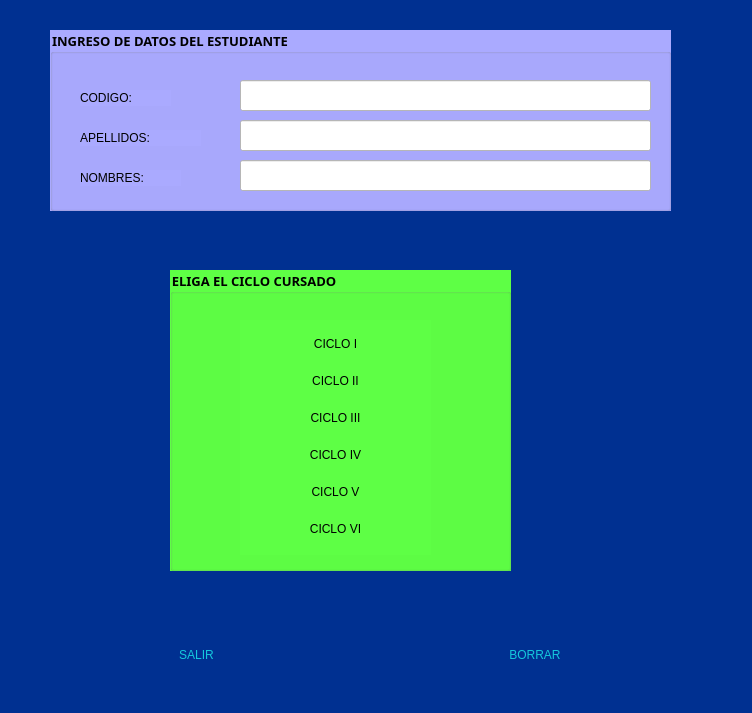
<?xml version="1.0" encoding="UTF-8"?>
<ui version="4.0">
 <class>Fomulario</class>
 <widget class="QMainWindow" name="Fomulario">
  <property name="geometry">
   <rect>
    <x>0</x>
    <y>0</y>
    <width>752</width>
    <height>713</height>
   </rect>
  </property>
  <property name="windowTitle">
   <string>FORMULARIO ESTUDIANTE</string>
  </property>
  <property name="styleSheet">
   <string notr="true">background-color: rgb(0, 48, 145);</string>
  </property>
  <widget class="QWidget" name="centralwidget">
   <widget class="QGroupBox" name="groupBox">
    <property name="geometry">
     <rect>
      <x>50</x>
      <y>30</y>
      <width>621</width>
      <height>181</height>
     </rect>
    </property>
    <property name="font">
     <font>
      <family>Arial Black</family>
      <pointsize>10</pointsize>
      <weight>75</weight>
      <bold>true</bold>
     </font>
    </property>
    <property name="styleSheet">
     <string notr="true">background-color: rgb(170, 170, 255);</string>
    </property>
    <property name="title">
     <string>INGRESO DE DATOS DEL ESTUDIANTE</string>
    </property>
    <widget class="QLabel" name="label">
     <property name="geometry">
      <rect>
       <x>30</x>
       <y>60</y>
       <width>91</width>
       <height>16</height>
      </rect>
     </property>
     <property name="styleSheet">
      <string notr="true">font: 87 10pt &quot;Arial Black&quot;;
</string>
     </property>
     <property name="text">
      <string>CODIGO:</string>
     </property>
    </widget>
    <widget class="QLabel" name="label_2">
     <property name="geometry">
      <rect>
       <x>30</x>
       <y>100</y>
       <width>121</width>
       <height>16</height>
      </rect>
     </property>
     <property name="styleSheet">
      <string notr="true">font: 87 10pt &quot;Arial Black&quot;;
</string>
     </property>
     <property name="text">
      <string>APELLIDOS:</string>
     </property>
    </widget>
    <widget class="QLabel" name="label_3">
     <property name="geometry">
      <rect>
       <x>30</x>
       <y>140</y>
       <width>101</width>
       <height>16</height>
      </rect>
     </property>
     <property name="styleSheet">
      <string notr="true">font: 87 10pt &quot;Arial Black&quot;;
</string>
     </property>
     <property name="text">
      <string>NOMBRES:</string>
     </property>
    </widget>
    <widget class="QLineEdit" name="txt_codigo">
     <property name="geometry">
      <rect>
       <x>190</x>
       <y>50</y>
       <width>411</width>
       <height>31</height>
      </rect>
     </property>
     <property name="font">
      <font>
       <family>Arial</family>
       <weight>50</weight>
       <bold>false</bold>
      </font>
     </property>
     <property name="styleSheet">
      <string notr="true">background-color: rgb(255, 255, 255);</string>
     </property>
    </widget>
    <widget class="QLineEdit" name="txt_apellidos">
     <property name="geometry">
      <rect>
       <x>190</x>
       <y>90</y>
       <width>411</width>
       <height>31</height>
      </rect>
     </property>
     <property name="font">
      <font>
       <family>Arial</family>
       <weight>50</weight>
       <bold>false</bold>
      </font>
     </property>
     <property name="styleSheet">
      <string notr="true">background-color: rgb(255, 255, 255);</string>
     </property>
    </widget>
    <widget class="QLineEdit" name="txt_nombres">
     <property name="geometry">
      <rect>
       <x>190</x>
       <y>130</y>
       <width>411</width>
       <height>31</height>
      </rect>
     </property>
     <property name="font">
      <font>
       <family>Arial</family>
       <weight>50</weight>
       <bold>false</bold>
      </font>
     </property>
     <property name="styleSheet">
      <string notr="true">background-color: rgb(255, 255, 255);</string>
     </property>
    </widget>
   </widget>
   <widget class="QGroupBox" name="groupBox_2">
    <property name="geometry">
     <rect>
      <x>170</x>
      <y>270</y>
      <width>341</width>
      <height>301</height>
     </rect>
    </property>
    <property name="font">
     <font>
      <family>Arial Black</family>
      <pointsize>10</pointsize>
      <weight>75</weight>
      <bold>true</bold>
     </font>
    </property>
    <property name="styleSheet">
     <string notr="true">background-color: rgb(94, 255, 69);</string>
    </property>
    <property name="title">
     <string>ELIGA EL CICLO CURSADO</string>
    </property>
    <widget class="QWidget" name="layoutWidget">
     <property name="geometry">
      <rect>
       <x>70</x>
       <y>50</y>
       <width>191</width>
       <height>235</height>
      </rect>
     </property>
     <layout class="QVBoxLayout" name="verticalLayout">
      <item>
       <widget class="QPushButton" name="b_ciclo1">
        <property name="styleSheet">
         <string notr="true">QPushButton{
font: 87 12pt &quot;Arial Black&quot;;
background-color:#000000ff;
color: rgb(0, 0, 0);
border-radius:5px;
border:1px sold black;
}

QPushButton:hover{
background-color:black;
color:rgb(255,255,255)
}</string>
        </property>
        <property name="text">
         <string>CICLO I</string>
        </property>
       </widget>
      </item>
      <item>
       <widget class="QPushButton" name="b_ciclo2">
        <property name="styleSheet">
         <string notr="true">QPushButton{
font: 87 12pt &quot;Arial Black&quot;;
background-color:#000000ff;
color: rgb(0, 0, 0);
border-radius:5px;
border:1px sold black;
}

QPushButton:hover{
background-color:black;
color:rgb(255,255,255)
}</string>
        </property>
        <property name="text">
         <string>CICLO II</string>
        </property>
       </widget>
      </item>
      <item>
       <widget class="QPushButton" name="b_ciclo3">
        <property name="styleSheet">
         <string notr="true">QPushButton{
font: 87 12pt &quot;Arial Black&quot;;
background-color:#000000ff;
color: rgb(0, 0, 0);
border-radius:5px;
border:1px sold black;
}

QPushButton:hover{
background-color:black;
color:rgb(255,255,255)
}</string>
        </property>
        <property name="text">
         <string>CICLO III</string>
        </property>
       </widget>
      </item>
      <item>
       <widget class="QPushButton" name="b_ciclo4">
        <property name="styleSheet">
         <string notr="true">QPushButton{
font: 87 12pt &quot;Arial Black&quot;;
background-color:#000000ff;
color: rgb(0, 0, 0);
border-radius:5px;
border:1px sold black;
}

QPushButton:hover{
background-color:black;
color:rgb(255,255,255)
}</string>
        </property>
        <property name="text">
         <string>CICLO IV</string>
        </property>
       </widget>
      </item>
      <item>
       <widget class="QPushButton" name="b_ciclo5">
        <property name="styleSheet">
         <string notr="true">QPushButton{
font: 87 12pt &quot;Arial Black&quot;;
background-color:#000000ff;
color: rgb(0, 0, 0);
border-radius:5px;
border:1px sold black;
}

QPushButton:hover{
background-color:black;
color:rgb(255,255,255)
}</string>
        </property>
        <property name="text">
         <string>CICLO V</string>
        </property>
       </widget>
      </item>
      <item>
       <widget class="QPushButton" name="b_ciclo6">
        <property name="styleSheet">
         <string notr="true">QPushButton{
font: 87 12pt &quot;Arial Black&quot;;
background-color:#000000ff;
color: rgb(0, 0, 0);
border-radius:5px;
border:1px sold black;
}

QPushButton:hover{
background-color:black;
color:rgb(255,255,255)
}</string>
        </property>
        <property name="text">
         <string>CICLO VI</string>
        </property>
       </widget>
      </item>
     </layout>
    </widget>
   </widget>
   <widget class="QWidget" name="layoutWidget">
    <property name="geometry">
     <rect>
      <x>30</x>
      <y>640</y>
      <width>671</width>
      <height>31</height>
     </rect>
    </property>
    <layout class="QHBoxLayout" name="horizontalLayout">
     <item>
      <widget class="QPushButton" name="b_salir">
       <property name="styleSheet">
        <string notr="true">QPushButton{
font: 87 12pt &quot;Arial Black&quot;;
background-color:#000000ff;
color: rgb(20, 200, 220);
border-radius:5px;
border:1px sold white;
}

QPushButton:hover{
background-color:white;
}</string>
       </property>
       <property name="text">
        <string>SALIR</string>
       </property>
      </widget>
     </item>
     <item>
      <widget class="QPushButton" name="b_borrar">
       <property name="styleSheet">
        <string notr="true">QPushButton{
font: 87 12pt &quot;Arial Black&quot;;
background-color:#000000ff;
color: rgb(20, 200, 220);
border-radius:5px;
border:1px sold white;
}

QPushButton:hover{
background-color:white;
}</string>
       </property>
       <property name="text">
        <string>BORRAR</string>
       </property>
      </widget>
     </item>
    </layout>
   </widget>
  </widget>
 </widget>
 <resources/>
 <connections/>
</ui>
